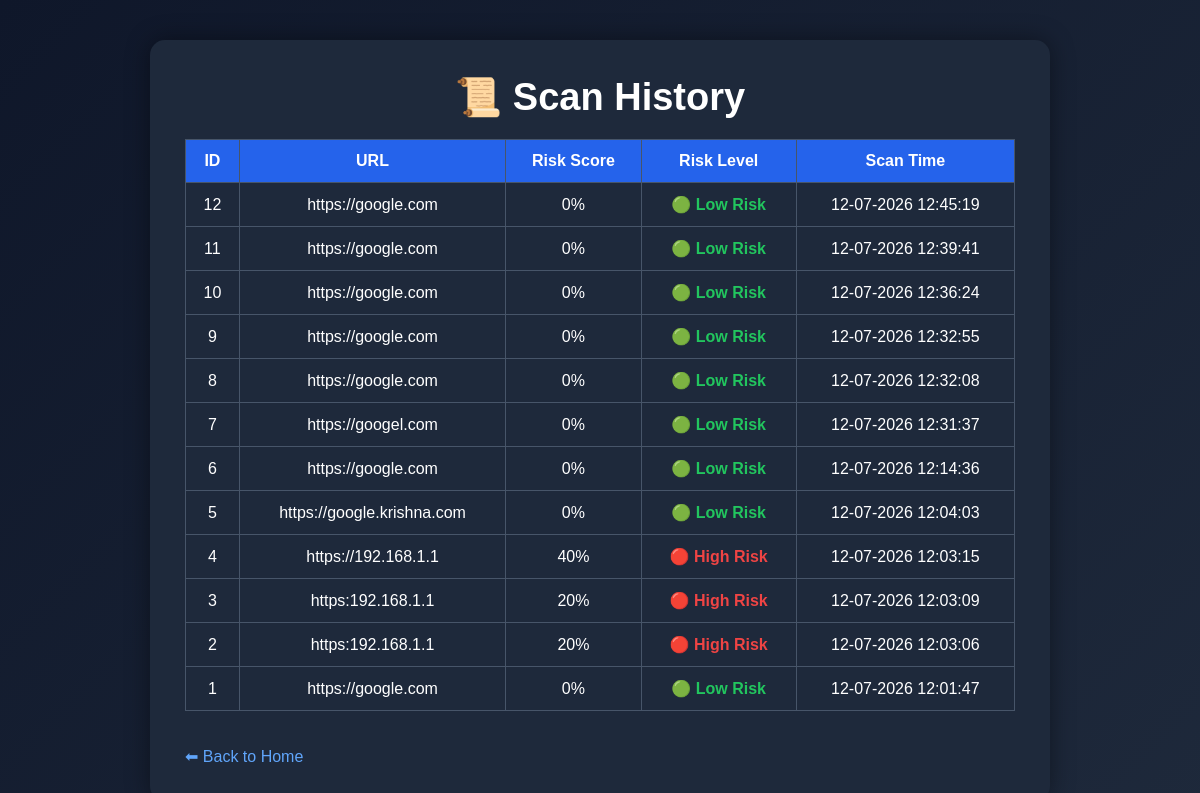
Before: /history with the older database file.
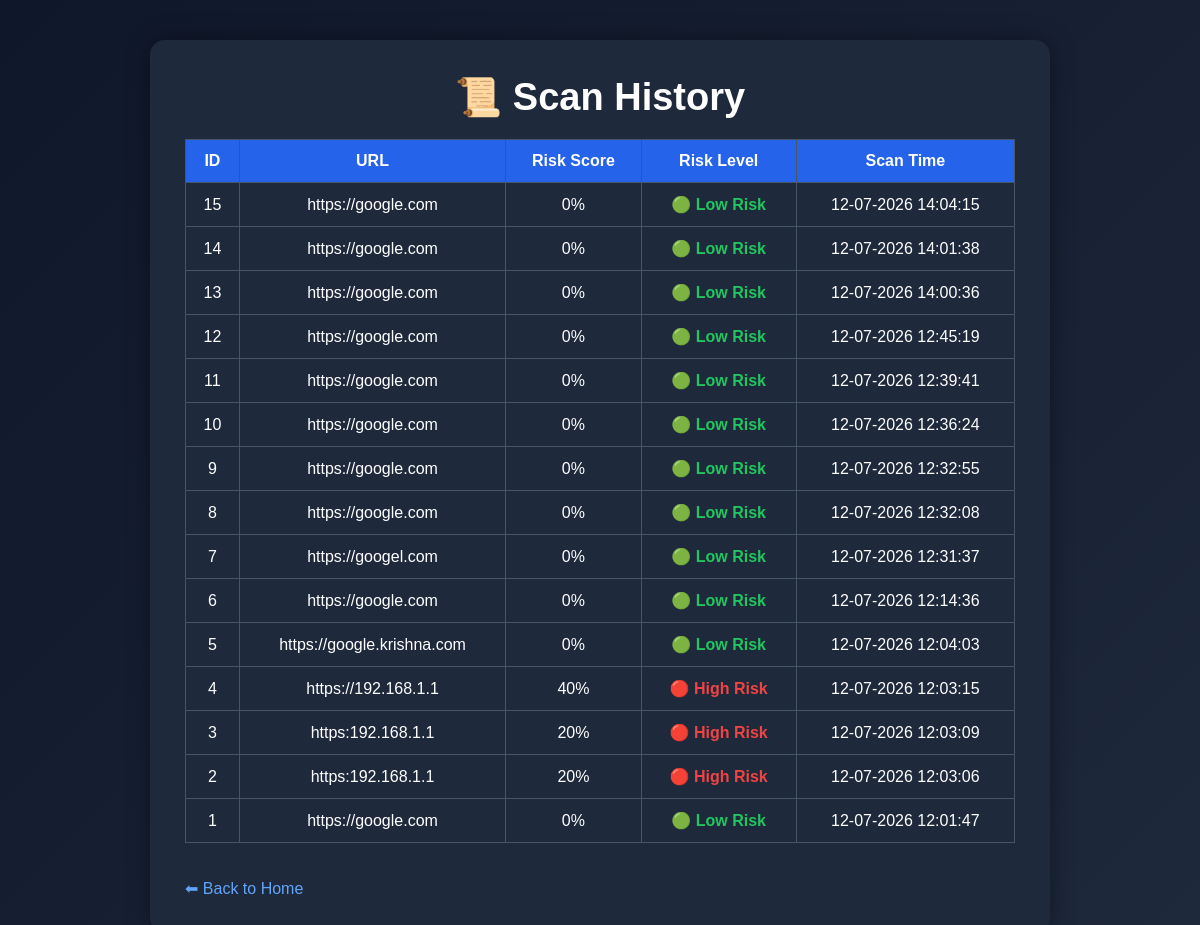
After: the same page with the newer database file.
### tables this page shows
CREATE TABLE scan_history(

        id INTEGER PRIMARY KEY AUTOINCREMENT,

        url TEXT,

        risk_score INTEGER,

        risk_level TEXT,

        scan_time TEXT

    );

### app.py (the view)
@app.route("/history")
def history():
    history_data = get_history()
    return render_template(
        "history.html",
        history=history_data
    )

### database.py (called while the page is built)
def get_history():
    conn = sqlite3.connect(DATABASE)
    cursor = conn.cursor()
    cursor.execute("""
    SELECT *
    FROM scan_history
    ORDER BY id DESC
    """)
    history = cursor.fetchall()
    conn.close()
    return history

### templates/history.html (shortened to what this page needs)
<!DOCTYPE html>
<html lang="en">
<head>
    <link rel="stylesheet"
          href="{{ url_for('static', filename='style.css') }}">
</head>
<body>
<div class="container">
    <h1>📜 Scan History</h1>
    <table class="feature-table">
        <tr>
            <th>ID</th>
            <th>URL</th>
            <th>Risk Score</th>
            <th>Risk Level</th>
            <th>Scan Time</th>
        </tr>
        {% if history %}
            {% for scan in history %}
            <tr>
                <td>{{ scan[0] }}</td>
                <td>{{ scan[1] }}</td>
                <td>{{ scan[2] }}%</td>
                <td>
                    {% if scan[3] == "Low Risk" %}
                        <span class="low">🟢 {{ scan[3] }}</span>
                    {% elif scan[3] == "Medium Risk" %}
                        <span class="medium">🟡 {{ scan[3] }}</span>
                    {% else %}
                        <span class="high">🔴 {{ scan[3] }}</span>
                    {% endif %}
                </td>
                <td>{{ scan[4] }}</td>
            </tr>
            {% endfor %}
        {% else %}
            <tr>
                <td colspan="5">No scan history available.</td>
            </tr>
        {% endif %}
    </table>
    <br><br>
    <a href="/">⬅ Back to Home</a>
</div>
</body>
</html>

### static/style.css (style rules this page uses)
* { margin:0; padding:0; box-sizing:border-box; font-family:Arial, Helvetica, sans-serif; }
body { background:linear-gradient(135deg,#0f172a,#1e293b); color:white; min-height:100vh; display:flex; justify-content:center; align-items:center; padding:40px; }
h1 { text-align:center; margin-bottom:10px; font-size:38px; }
table { width:100%; border-collapse:collapse; margin-top:20px; }
table th { background:#2563eb; color:white; }
table th, table td { padding:12px; border:1px solid #475569; text-align:center; }
.low { color:#22c55e; font-weight:bold; }
.high { color:#ef4444; font-weight:bold; }
a { color:#60a5fa; text-decoration:none; }
.feature-table { margin-top:20px; }

Changed rows visible on the page:
added scan_history: id "15", url "https://google.com", risk_score "0", risk_level "Low Risk", scan_time "12-07-2026 14:04:15"
added scan_history: id "14", url "https://google.com", risk_score "0", risk_level "Low Risk", scan_time "12-07-2026 14:01:38"
added scan_history: id "13", url "https://google.com", risk_score "0", risk_level "Low Risk", scan_time "12-07-2026 14:00:36"
